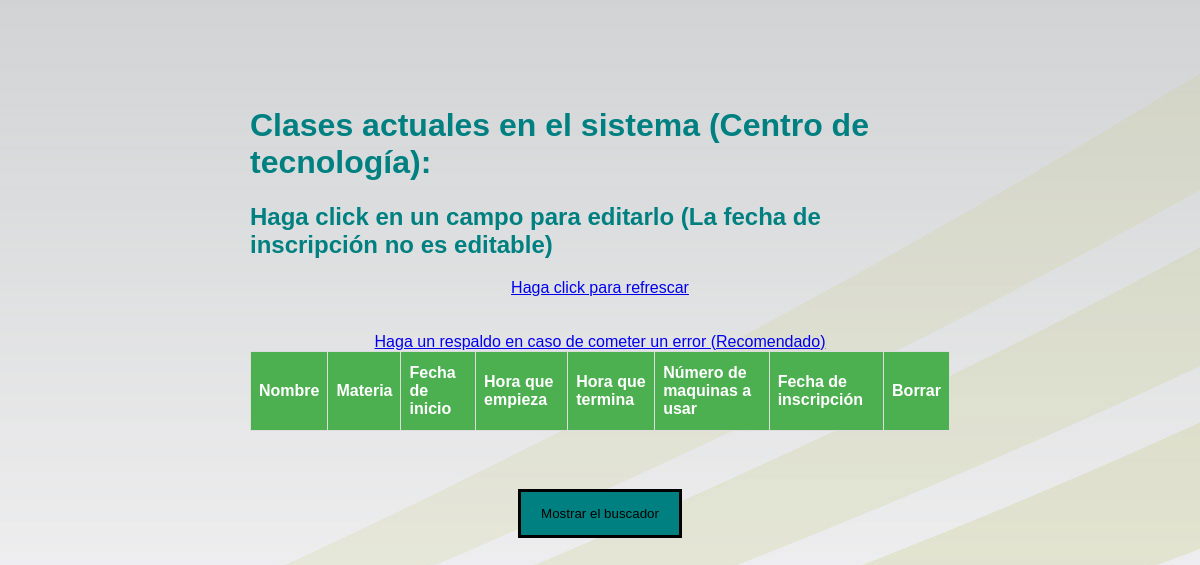
/cdtclase.php, run on an earlier commit of the app's database.
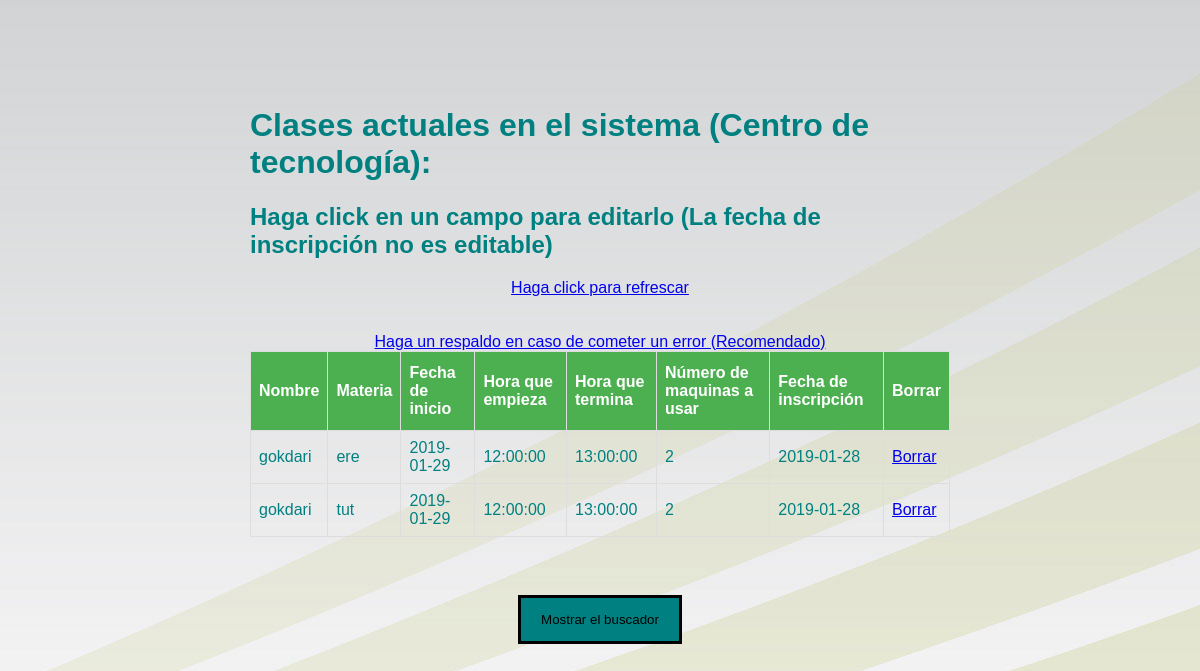
And on a later commit of the database.
### tables this page shows
CREATE TABLE `reservatodo` (
  `id` int(11) NOT NULL AUTO_INCREMENT,
  `nombre` varchar(100) NOT NULL,
  `materia` varchar(100) NOT NULL,
  `salon` varchar(100) NOT NULL,
  `fecha` varchar(100) NOT NULL,
  `fechaemp` time NOT NULL,
  `fechater` time NOT NULL,
  `numero` int(11) NOT NULL,
  `fechainscripcion` date NOT NULL,
  PRIMARY KEY (`id`)
);

### cdtclase.php (the view, shortened to what this page needs)
<?php
include_once("connection.php");
$sql = "SELECT * FROM `reservatodo` WHERE salon='CDT' limit 10 ";
$queryRecords = mysqli_query($conn, $sql) or die("Error al buscar");
?>
<!DOCTYPE html>
<html lang="en">
<head>
<link rel="stylesheet" href="estilos\clase.css">
</head>
<body>
<br></br>
<div class="container" id="otra">
<h1>Clases actuales en el sistema (Centro de tecnología):</h1>
<h2>Haga click en un campo para editarlo (La fecha de inscripción no es editable)</h2>
<div style="text-align: center;"><a href="cdtclase.php">Haga click para refrescar</a></div>
<br></br>
<div style="text-align: center;"><a href="backup.php" target="_blank">Haga un respaldo en caso de cometer un error (Recomendado)</a></div>
<table id="employee_grid" name="employee_grid" class="table table-condensed table-hover table-striped bootgrid-table" width="60%" cellspacing="0">
   <thead>
      <tr>
         <th>Nombre</th>
         <th>Materia</th>
         <th>Fecha de inicio</th>
		 <th>Hora que empieza</th>
		 <th>Hora que termina</th>
		 <th>Número de maquinas a usar</th>
		 <th>Fecha de inscripción</th>
		 <th>Borrar</th>
      </tr>
   </thead>
   <tbody id="_editable_table">
      <?php foreach($queryRecords as $res) :?>
      <tr data-row-id="<?php echo $res['id'];?>">
	  <center><td class="editable-col" contenteditable="true" colcdt='0' oldVal ="<?php echo $res['nombre'];?>"><?php echo $res['nombre'];?></td></center>
	  <center><td class="editable-col" contenteditable="true" colcdt='1' oldVal ="<?php echo $res['materia'];?>"><?php echo $res['materia'];?></td></center>
	  <center><td class="editable-col" contenteditable="true" colcdt='2' oldVal ="<?php echo $res['fecha'];?>"><?php echo $res['fecha'];?></td></center>
	  <center><td class="editable-col" contenteditable="true" colcdt='3' oldVal ="<?php echo $res['fechaemp'];?>"><?php echo $res['fechaemp'];?></td></center>
	  <center><td class="editable-col" contenteditable="true" colcdt='4' oldVal ="<?php echo $res['fechater'];?>"><?php echo $res['fechater'];?></td></center>
	  <center><td class="editable-col" contenteditable="true" colcdt='5' oldVal ="<?php echo $res['numero'];?>"><?php echo $res['numero'];?></td></center>
	  <center><td class="editable-col" contenteditable="false" colcdt='6' oldVal ="<?php echo $res['fechainscripcion'];?>"><?php echo $res['fechainscripcion'];?></td></center>
		 <?php
		 echo "<td><a href='deletecdt.php?id=".$res['id']."'>Borrar</a></td>";
		 echo "</tr>";
		 ?>
	  <?php endforeach;?>
   </tbody>
</table>
</div>
<div id="boton2" style="text-align: center;">
<button onclick="myFunction2()" id="busca">Mostrar el buscador</button>
</div>
</body>
</html>

What changed in the data, as far as the page shows it:
added reservatodo: nombre "gokdari", materia "ere", fecha "2019-01-29", fechaemp "12:00:00", fechater "13:00:00", numero "2", fechainscripcion "2019-01-28"
added reservatodo: nombre "gokdari", materia "tut", fecha "2019-01-29", fechaemp "12:00:00", fechater "13:00:00", numero "2", fechainscripcion "2019-01-28"
